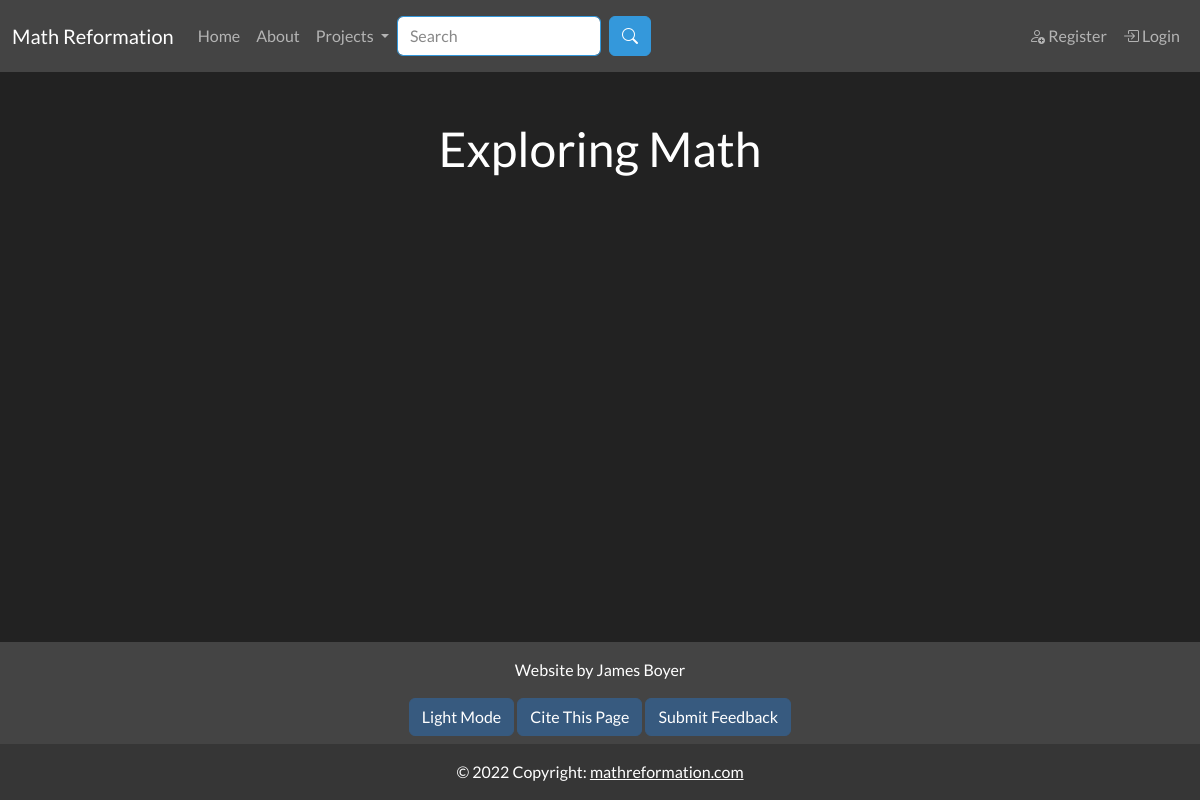
Page /exploring_math on the earlier database version.
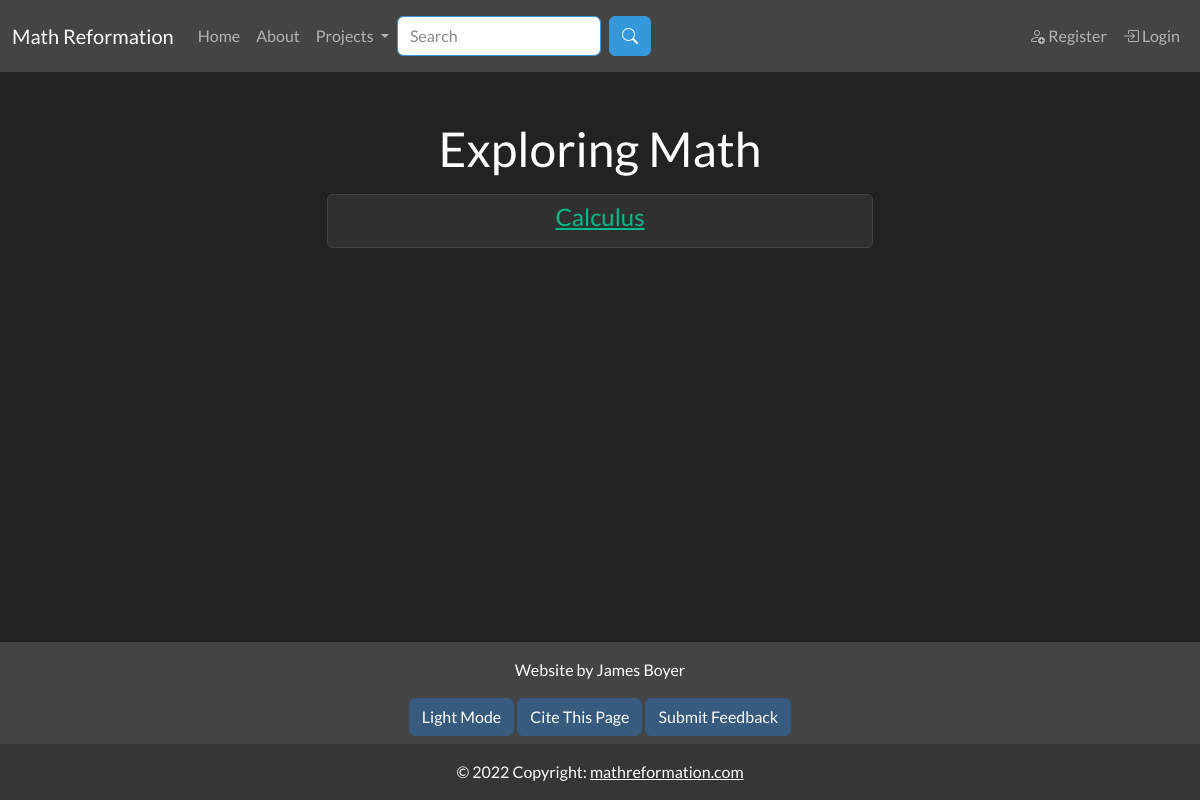
Same page on the later database version.
### app/models.py (models this page shows, shortened)
class SearchableMixin(object):
    @classmethod
    def search(cls, expression, page, per_page):
        ids, scores, total = query_index(cls.__tablename__, expression, page, per_page)
        if total == 0:
            return cls.query.filter_by(id=0), [], 0
        when = []
        for i in range(len(ids)):
            when.append((ids[i], i))
        return cls.query.filter(cls.id.in_(ids)).order_by( db.case(when, value=cls.id)), scores, total

class Document(SearchableMixin, db.Model):
    __tablename__ = "document"
    __searchable__ = ["body_main", "name"]
    id = db.Column(db.Integer, primary_key=True)
    name = db.Column(db.String(50), nullable=False, unique=False)
    path = db.Column(db.String(250), unique=True, nullable=False)
    body_main = db.Column(db.String(), index=True)
    body_draft = db.Column(db.String(), index=True)
    date_added = db.Column(db.DateTime, nullable=False,
        default=datetime.utcnow)
    header = db.Column(db.String(), index=True)
    order = db.Column(db.Integer())
    is_visible = db.Column(db.Boolean())
    document_type = db.Column(db.String(10), index=True)
    user_id = db.Column(db.Integer, db.ForeignKey('user.id'))
    prev_page_id = db.Column(db.Integer(), db.ForeignKey("document.id"))
    next_page = db.relationship("Document", backref=backref("prev_page", remote_side=[id]), uselist=False, foreign_keys=[prev_page_id])
    parent_id = db.Column(db.Integer(), db.ForeignKey("document.id"))
    children = db.relationship("Document", backref=backref("parent", remote_side=[id]), foreign_keys=[parent_id])

### app/main/routes.py (the view, shortened to what this page needs)
@bp.route("/<path>", methods=["GET", "POST"])
def document_page(path):
    form = BookmarkDocumentForm()
    document = db.first_or_404(Document.query.filter_by(path=path))
    if document.document_type == "special":
        abort(404)
    if current_user.is_authenticated:
        user = User.query.get(current_user.get_id())
        if user.has_bookmarked_document(document):
            form.submit.label.text = "Unbookmark " + document.document_type.capitalize()
        else:
            form.submit.label.text = "Bookmark " + document.document_type.capitalize()
    else:
        user = None
    breadcrumb_links = []
    content = {}
    content["breadcrumb_links"] = breadcrumb_links
    content["document"] = document
    content["form"] = form
    content["user"] = user
    return render_template('main/document.html', **content, title=document.name)

### app/main/forms.py
class SearchForm(FlaskForm):
    q = StringField("Search", validators=[DataRequired()])
    submit = SubmitField("Search")
    def __init__(self, *args, **kwargs):
        if 'formdata' not in kwargs:
            kwargs['formdata'] = request.args
        if 'csrf_enabled' not in kwargs:
            kwargs['csrf_enabled'] = False
        super(SearchForm, self).__init__(*args, **kwargs)

class BookmarkDocumentForm(FlaskForm):
    submit = SubmitField("Submit")

### MathReformationWebsite.py (called while the page is built)
@app.context_processor
def add_imports():
    return dict(admin_permission=admin_permission, author_permission=author_permission, editor_permission=editor_permission, g=g)

### app/main/routes.py (called while the page is built)
@bp.before_app_request
def before_request():
    g.search_form = SearchForm(meta={'csrf': False})
    if g.search_form.validate():
        print("here")

### app/templates/main/document.html (shortened to what this page needs)
{% extends "base.html" %}
{% from 'macros/general_macros.html' import page_navigation %}
{% block content %}
<h1 class="text-center">{{ document.name }}</h1>
{% if document.document_type != "article" %}
<ul class="list-group mt-3">
    {% for child in document.children %}
    {% if child.is_visible %}
    <li class="list-group-item">
        <h4 class="text-center">
            <a href = {{ url_for('main.document_page', path=child.path) }}>
                {{ child.name }}
            </a>
        </h4>
    </li>
    {% endif %}
    {% endfor %}
</ul>
{% endif %}
{% endblock %}
{% block citation %}
{{ citation_info(page_type="Document", page_name=document.name) }}
{% endblock %}

Differences in the rows shown:
now on this page (row edited): Document: name "Calculus"
